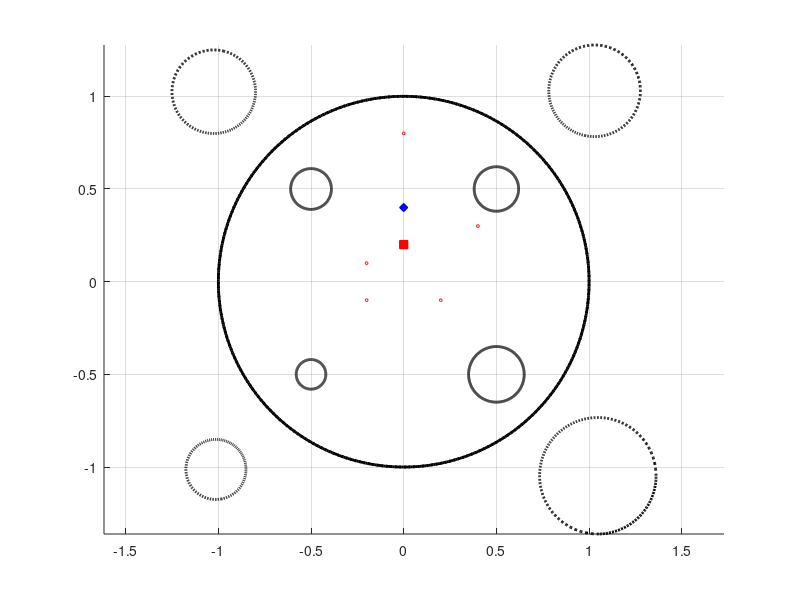

This chart was generated by the following MATLAB code: (Note: this script raises an error after producing the figure.)
clear, clear global
clc
%%
global n
global alphain
global dv
global qv
global mun
%%
n       = 2^9;
t       = [0:2*pi/n:2*pi-2*pi/n].';
alpha   =  0.0+0.4i;
alphain =  0.0+0.2i;
%%
dv      = [0.5+0.5i;-0.5+0.5i;-0.5-0.5i; 0.5-0.5i];
qv      = [0.12    ; 0.11    ; 0.08    ; 0.15    ];
%%
z  = [0.4+0.3i;-0.2-0.1i;+0.2-0.1i;-0.2+0.1i;0.8i];
%%
t = [0:2*pi/n:2*pi-2*pi/n].';
delt  =  [0;dv];
q     =  [1;qv];
m     =   length(dv)
mn    =  (m+1)*n;
deltp =   delt./(abs(delt).^2-q.^2);
%%

%%
zet(1:n,1)  = exp(1i.*t);
zetp(1:n,1) = 1i.*exp(1i.*t);
%%
for k=2:m+1
    zet(1+(k-1)*n:k*n,1)    = delt(k)+q(k).*exp(-1i.*t);
    zetp(1+(k-1)*n:k*n,1)   = -1i.*q(k).*exp(-1i.*t);
end
%%

%%
et                          =  1./conj(zet);
et(abs(et)>10)              =  NaN+i*NaN;
figure
hold on
for k=1:m+1
    c_cr    =  zet(1+(k-1)*n:k*n,1); c_cr(n+1)  =  c_cr(1);
    plot(c_cr,'k','LineWidth',2)
    c_cr    =  et(1+(k-1)*n:k*n,1); c_cr(n+1)  =  c_cr(1);
    plot(c_cr,':k','LineWidth',2)
end
plot(real(z),imag(z),'or','MarkerSize',2)
plot(real(alpha),imag(alpha),'db','MarkerFaceColor','b')
plot(real(alphain),imag(alphain),'sr','MarkerFaceColor','r')
axis equal
grid on
%%
aaa
%%
tic
mun  = vj;
omgz1  = skpf (z,alpha);
toc
%%

%%
tic
wf_L_7    = skprod(dv, qv, 6);
omgz_L_7  = wf_L_7(z, alpha);
toc
%%
format short g
abs(omgz_L_7-omgz1)
%%
